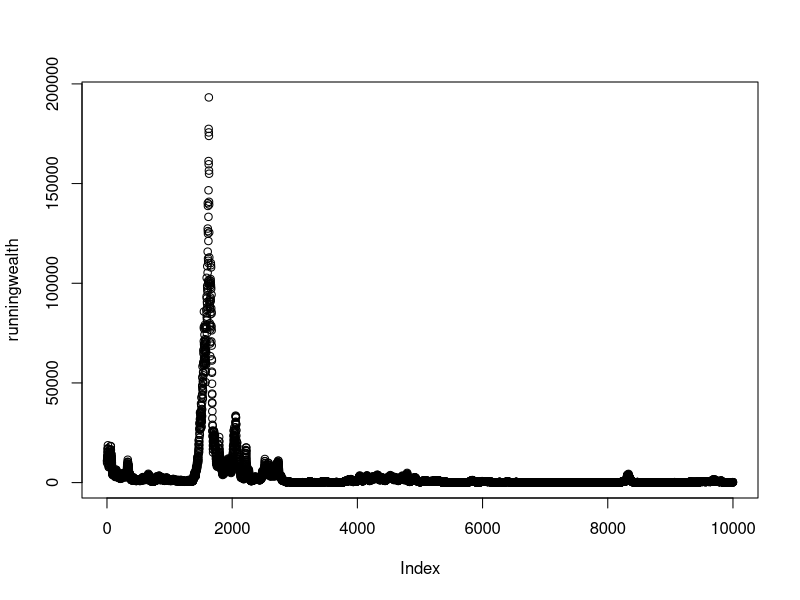

The R script that drew this image:
# Simulating 10000 rounds of the favorable bet

# Parameters for initial wealth and number of rounds
initial_wealth = 10000
rounds = 10000

frac = 0.1 # how much of wealth is wagered each round
runningwealth = rep(0, rounds) # a placeholder for the result

# Simulate 10000 rounds of betting
current_wealth = initial_wealth
for(i in 1:rounds) {
  bet = frac* current_wealth  # the size of the bet
  coin = sample(c(1,-1), 1, prob = c(0.52, 0.48))  # the result  
  current_wealth = current_wealth + coin*bet # update current wealth
  runningwealth[i] = current_wealth
}
plot(runningwealth)
current_wealth

# implied interest rate
# under compound interest: final = initial * (1 + R)^N
# where R = interest rate and N = periods
R =  (current_wealth/initial_wealth)^{1/rounds} - 1

# Implied yearly interest rate
(1+R)^{250} - 1
